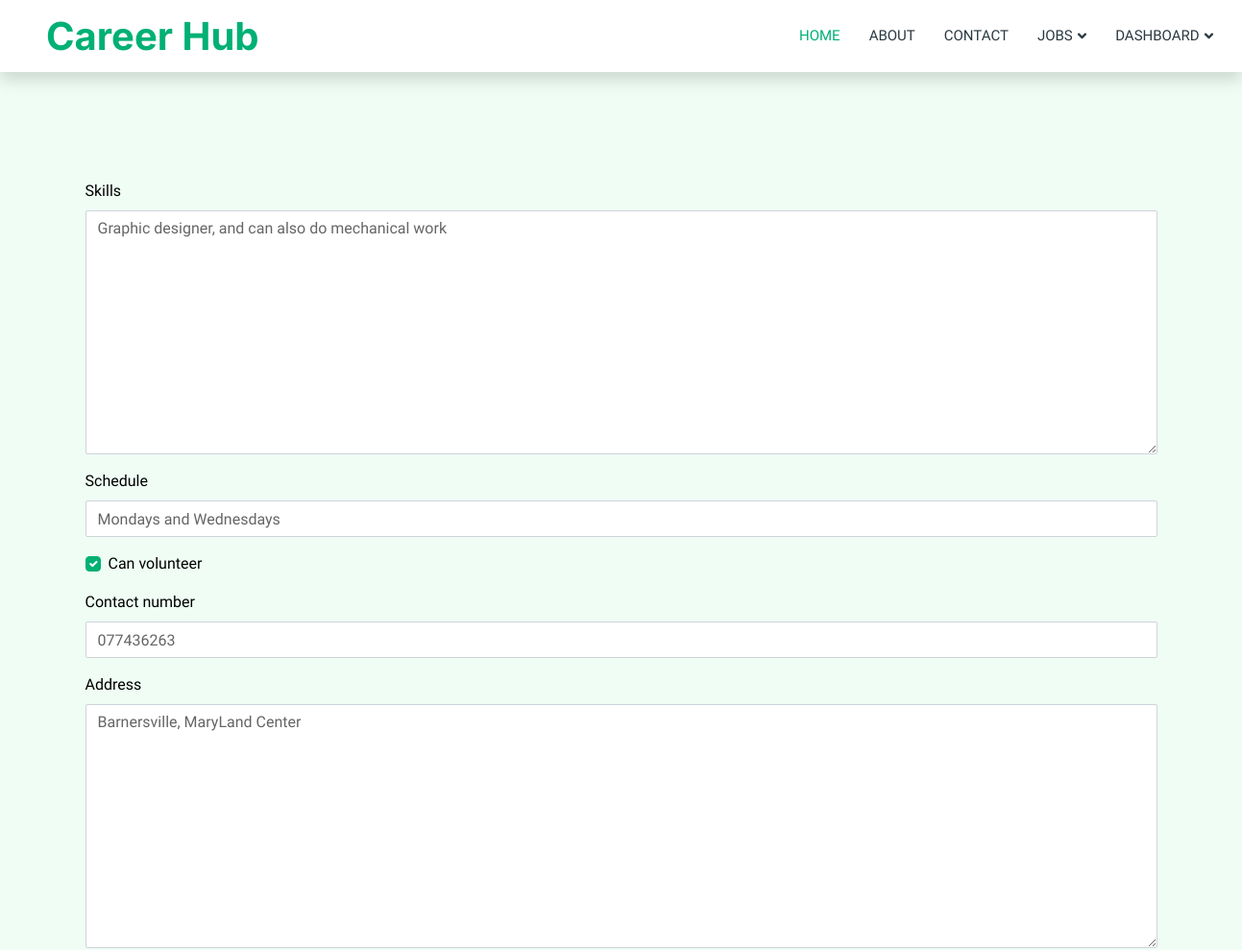
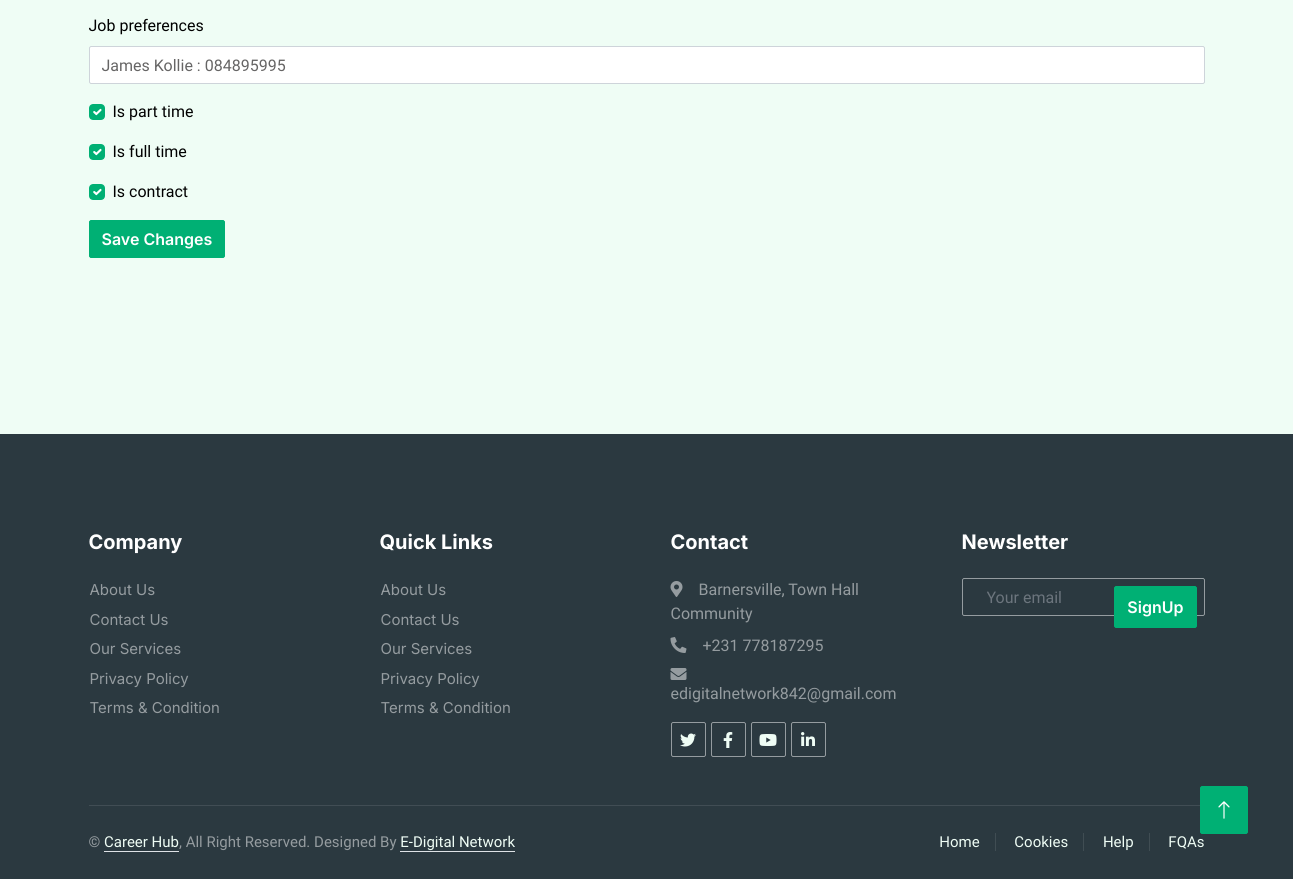
Screenshot of /accounts/edit_employee_popup/ (signed in) with the database file from the repository (2 pictures, top to bottom).
### accounts/models.py (models this page shows, shortened)
class Employee(models.Model):
    user = models.OneToOneField(User, on_delete=models.CASCADE)
    is_employee = models.BooleanField(default=True)
    skills = models.TextField(blank=True)
    schedule = models.CharField(max_length=255, blank=True)
    can_volunteer = models.BooleanField(default=False)
    contact_number = models.CharField(max_length=20, blank=True)
    address = models.TextField(blank=True)
    job_preferences = models.CharField(max_length=255, blank=True)
    is_part_time = models.BooleanField(default=False)
    is_full_time = models.BooleanField(default=False)
    is_contract = models.BooleanField(default=False)

### accounts/views.py (the view)
# urls.py: path('edit_employee_popup/', edit_employee_popup, name='edit_employee_popup'),
@login_required
def edit_employee_popup(request):
    employee = request.user.employee  # Assuming user has a related employee instance
    if request.method == 'POST':
        form = EmployeeProfileForm(request.POST, instance=employee)
        if form.is_valid():
            form.save()
            return redirect('accounts:employee_dashboard')  # Correct URL or view name
    else:
        form = EmployeeProfileForm(instance=employee)
    context = {'form': form}
    return render(request, 'accounts/edit_employee_popup.html', context)

### accounts/forms.py
class EmployeeProfileForm(forms.ModelForm):
    class Meta:
        model = Employee
        fields = ['skills', 'schedule', 'can_volunteer', 'contact_number', 'address', 'job_preferences', 'is_part_time', 'is_full_time', 'is_contract']

### templates/accounts/edit_employee_popup.html (shortened to what this page needs)
{% extends 'base.html' %}
{% load crispy_forms_tags %}
{% block content %}
{% include 'navbar.html' %}
    <section class="site-section" id="next-section">
        <div class="container">
            <div class="row">
                <form method="post" action="{% url 'accounts:edit_employee' %}">
                    {{ form|crispy }}
                    <button type="submit" class="btn btn-primary btn-md text-white">Save Changes</button>
                </form>
            </div>
        </div>
    </section>
{% endblock %}

### static/css/style.css (style rules this page uses)
body { font-weight: 400; font-size: 1rem; line-height: 1.7; position: relative; }
body:after { content: ""; position: absolute; top: 0; left: 0; right: 0; bottom: 0; background: rgba(0, 0, 0, 0.7); z-index: 100; opacity: 0; visibility: hidden; -webkit-transition: .3s all ease; -o-transition: .3s all ease; transition: .3s all ease; }
.site-section { padding-top: 7rem; padding-bottom: 7rem; position: relative; z-index: 2; }
.form-group label { color: #000; }
.btn:after, .btn:before { display: none; }
.btn.btn-primary { color: #fff; }
.btn-md { padding: 12px 20px; }

### static/assets/css/style.css (style rules this page uses)
:root { --primary: #00B074; --secondary: #2B9BFF; --light: #EFFDF5; --dark: #2B3940; }
.btn { font-family: 'Inter', sans-serif; font-weight: 600; transition: .5s; }
.btn.btn-primary, .btn.btn-secondary { color: #FFFFFF; }

### rows the page displays
Employee: skills "Graphic designer, and can also do mechanical work", schedule "Mondays and Wednesdays", can_volunteer "☑", contact_number "077436263", address "Barnersville, MaryLand Center", job_preferences "James Kollie : 084895995", is_part_time "☑", is_full_time "☑", is_contract "☑"
